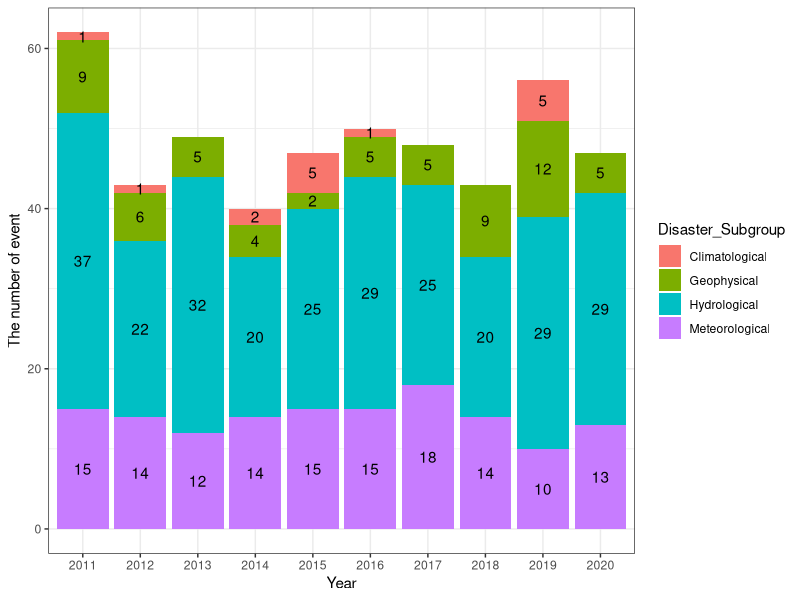
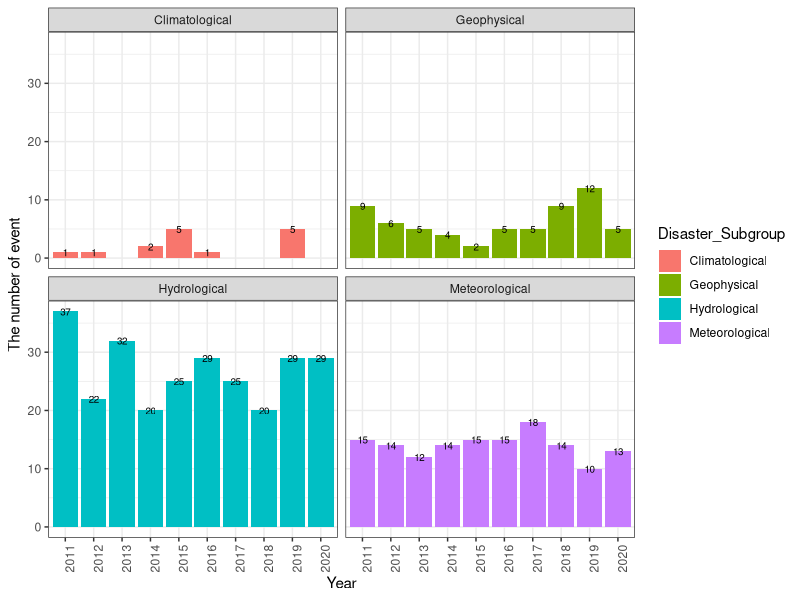
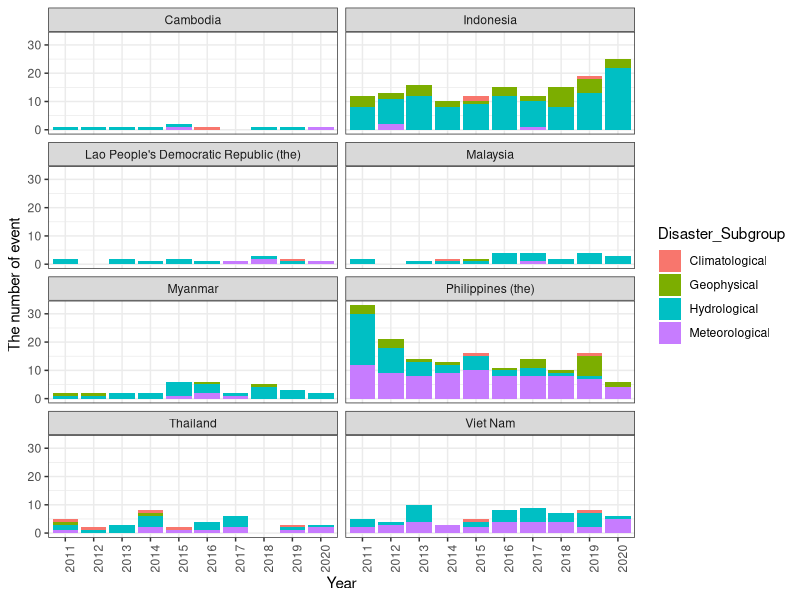
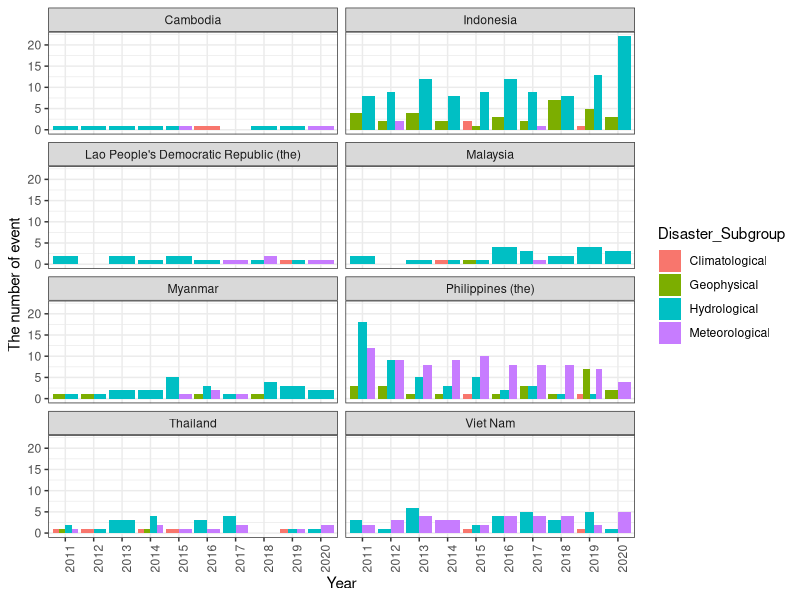

Generate these figures, in order, with R:
## ---- chunk 1
# install.packages("tidyverse")
library(tidyverse)
#install.packages("reshape")
library(readxl)
library(reshape)
#install.packages("writexl")
library(writexl)
## ---- chunk 2
# download
natural_disaster_2011_2020 <- read_excel("natural_disaster_2011_2020.xlsx")

# delete unnecessary rows
natural_disaster_2011_2020 <- natural_disaster_2011_2020[-1:-5, ]

# rename the variables 
names(natural_disaster_2011_2020) <- c('Dis_No', 'Year', 'Seq', 'Disaster_Group', 'Disaster_Subgroup', 'Disaster_Type', 'Disaster_Subtype', 'Disaster_Subsubtype', 'Event_Name', 'Entry_Criteria', 'Country', 'ISO', 'Region', 'Continent', 'Location', 'Origin', 'Associated_Dis', 'Associated_Dis2', 'OFDA_Response', 'Appeal', 'Declaration', 'Aid_Contribution', 'Dis_Mag_Value', 'Dis_Mag_Scale', 'Latitude', 'Longitude', 'Local_Time', 'River_Basin', 'Start_Year', 'Start_Month', 'Start_Day', 'End_Year', 'End_Month', 'End_Day', 'Total_Deaths', 'No_injured', 'No_affected', 'No_Homeless', 'Total_Affected', 'Reconstruction_Costs', 'Insured_Damages', 'Total_Damage', 'CPI')

# delete unnecessary rows
natural_disaster_2011_2020 <- natural_disaster_2011_2020[-1, ]

# select necessary variables(columns)
data <- select(natural_disaster_2011_2020, 'Dis_No', 'Year', 'Seq', 'Disaster_Type', 'Disaster_Subgroup', 'Country', 'Dis_Mag_Value', 'Dis_Mag_Scale', 'Latitude', 'Longitude', 'Start_Year', 'Start_Month', 'Start_Day', 'End_Year', 'End_Month', 'End_Day', 'Total_Deaths', 'No_injured', 'No_affected', 'No_Homeless', 'Total_Affected', 'Total_Damage')

# select countries
## Cambodia, Indonesia, Philippines (the),  Malaysia, Thailand, Lao People's Democratic Republic (the),  Myanmar,  Singapore,  Vietnam.
data <- data %>%
  filter(Country %in% c("Cambodia", "Indonesia", "Philippines (the)",  "Malaysia", "Thailand", "Lao People's Democratic Republic (the)",  "Myanmar",  "Singapore",  "Viet Nam"))

## ---- chunk 3
# Change in the number of all disasters (group by year)
all <- data %>% 
  filter(Disaster_Subgroup %in% c("Climatological", "Meteorological", "Hydrological", "Geophysical")) %>%
  group_by(Year, Disaster_Subgroup) %>%
  summarise(N=n(), na.rm = TRUE)

# 1) stacked bar graph 
all_bar <- ggplot(all, aes(x = Year, y = N, fill = Disaster_Subgroup)) + 
  geom_bar(stat="identity") +
  theme_bw() +
  labs(x="Year", y="The number of event") + 
  geom_text(aes(label= N), position = position_stack(vjust=0.5)) 
all_bar

# 2) separated bar graph
all_bar2 <- ggplot(all, aes(x = Year, y = N, fill = Disaster_Subgroup)) +
  geom_bar(stat="identity", position="dodge")+
  theme_bw() + 
  facet_wrap(~Disaster_Subgroup, ncol=2) +
  labs(x="Year", y="The number of event") + 
  geom_text(aes(label= N), size = 2.5) +
  theme(axis.text.x=element_text(angle=90, hjust=1))
all_bar2


# Change in the number of disaster (group by country)
country <- data %>% 
  filter(Disaster_Subgroup %in% c("Climatological", "Meteorological", "Hydrological", "Geophysical")) %>%
  group_by(Year, Disaster_Subgroup, Country) %>%
  summarise(N=n(), na.rm = TRUE)

# 1) stacked bar graph
country_bar <- ggplot(country, aes(x = Year, y = N, fill = Disaster_Subgroup)) + 
  geom_bar(stat="identity") +
  labs(x="Year", y="The number of event") + 
  facet_wrap(~Country, ncol=2) +  
  theme_bw() +
  theme(axis.text.x=element_text(angle=90, hjust=1)) 
country_bar

# 2) separated bar graph
country_bar2 <- ggplot(country, aes(x = Year, y = N, fill = Disaster_Subgroup)) +
  geom_bar(stat="identity", position="dodge")+
  labs(x="Year", y="The number of event") + 
  facet_wrap(~Country, ncol=2) +  
  theme_bw() +
  theme(axis.text.x=element_text(angle=90, hjust=1))
country_bar2
